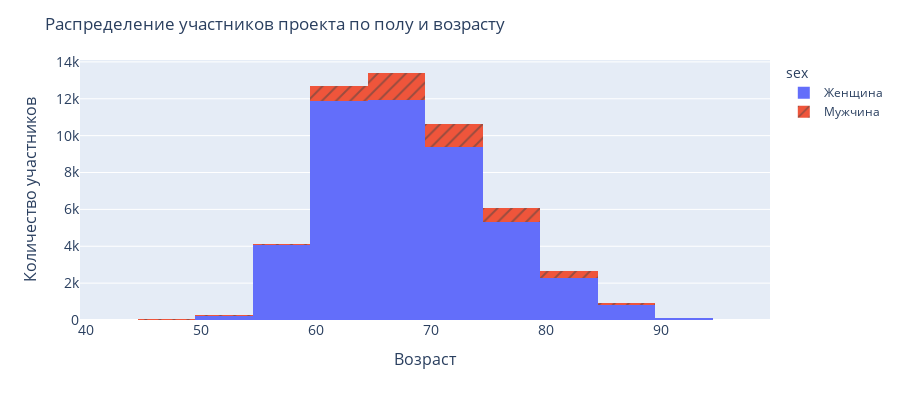

This figure's notebook cell:
### Markdown cell above
Среди участников проекта женщины явно в большинстве

### Code cell
fig = px.histogram(df1, 
                   x="age", 
                   y="num_client",
                   color='sex',
                   pattern_shape="sex",
                   height=400)
fig.update_layout(title_text='Распределение участников проекта по полу и возрасту',
                  xaxis_tickfont_size=14, 
                  yaxis=dict(
                      title='Количество участников', 
                      titlefont_size=16,
                      tickfont_size=14),
                  xaxis=dict(
                      title='Возраст',
                      titlefont_size=16,
                      tickfont_size=14),
                 )
fig.show()

### Figure 1 — Plotly figure (JSON) as saved in the notebook; plotly's stock layout.template omitted (floating-point values rounded to 4 significant figures)
{"data": [{"alignmentgroup": "True", "bingroup": "x", "histfunc": "sum", "hovertemplate": "sex=Женщина<br>age=%{x}<br>sum of num_client=%{y}<extra></extra>", "legendgroup": "Женщина", "marker": {"color": "#636efa", "pattern": {"shape": ""}}, "name": "Женщина", "offsetgroup": "Женщина", "orientation": "v", "showlegend": true, "type": "histogram", "x": [42, 43, 46, 47, 48, 49, 50, 51, 52, 53, 54, 55, 56, 57, 58, 59, 60, 61, 62, 63, 64, 65, 66, 67, 68, 69, 70, 71, 72, 73, 74, 75, 76, 77, 78, 79, 80, 81, 82, 83, 84, 85, 86, 87, 88, 89, 90, 91, 92, 93, 94, 95, 96, 97], "xaxis": "x", "y": [1, 1, 2, 7, 6, 12, 10, 27, 37, 68, 72, 144, 432, 740, 1162, 1573, 1997, 2277, 2437, 2550, 2592, 2438, 2390, 2464, 2379, 2256, 2092, 2079, 1802, 1711, 1720, 1335, 1618, 1185, 697, 476, 287, 518, 569, 477, 438, 333, 246, 117, 66, 35, 37, 28, 15, 7, 5, 2, 1, 1], "yaxis": "y"}, {"alignmentgroup": "True", "bingroup": "x", "histfunc": "sum", "hovertemplate": "sex=Мужчина<br>age=%{x}<br>sum of num_client=%{y}<extra></extra>", "legendgroup": "Мужчина", "marker": {"color": "#EF553B", "pattern": {"shape": "/"}}, "name": "Мужчина", "offsetgroup": "Мужчина", "orientation": "v", "showlegend": true, "type": "histogram", "x": [42, 46, 47, 48, 49, 50, 51, 52, 53, 54, 55, 56, 57, 58, 59, 60, 61, 62, 63, 64, 65, 66, 67, 68, 69, 70, 71, 72, 73, 74, 75, 76, 77, 78, 79, 80, 81, 82, 83, 84, 85, 86, 87, 88, 89, 90, 91, 92, 93, 96], "xaxis": "x", "y": [1, 1, 1, 1, 3, 2, 7, 7, 7, 11, 9, 16, 7, 22, 32, 51, 120, 157, 213, 292, 272, 294, 288, 326, 290, 269, 240, 247, 229, 247, 186, 222, 161, 95, 75, 50, 85, 83, 80, 78, 51, 47, 18, 16, 8, 7, 7, 1, 2, 1], "yaxis": "y"}], "layout": {"barmode": "relative", "height": 400, "legend": {"title": {"text": "sex"}, "tracegroupgap": 0}, "margin": {"t": 60}, "title": {"text": "Распределение участников проекта по полу и возрасту"}, "xaxis": {"anchor": "y", "domain": [0, 1], "tickfont": {"size": 14}, "title": {"font": {"size": 16}, "text": "Возраст"}}, "yaxis": {"anchor": "x", "domain": [0, 1], "tickfont": {"size": 14}, "title": {"font": {"size": 16}, "text": "Количество участников"}}}}
